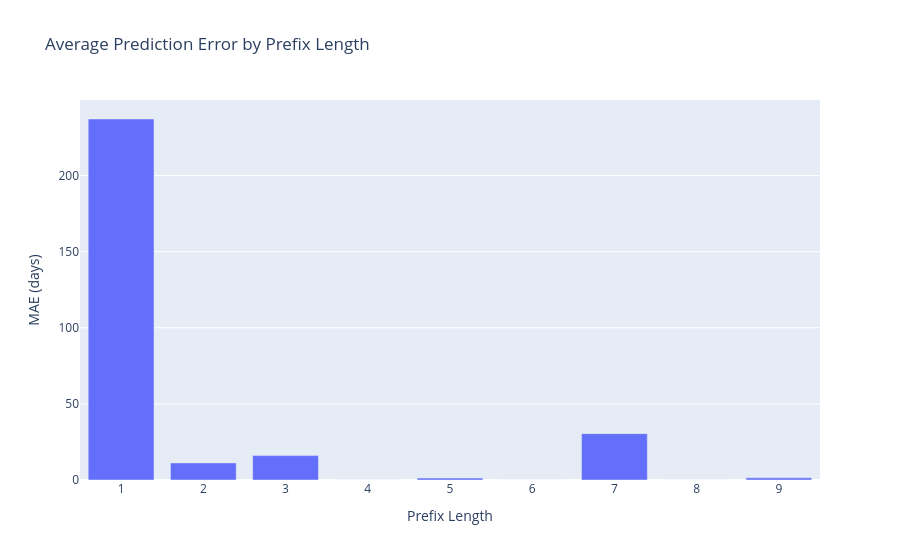

The notebook cell this image was saved under:
### Code cell
results_df = pd.DataFrame({
    'case_id': prefix_log_test['meta::case_id'].values,
    'prefix_length': prefix_log_test['meta::prefix_length'].values,
    'actual': y_test.values,
    'predicted': y_pred_numeric,
    'error': abs(y_test.values - y_pred_numeric)
})

mae_by_prefix = results_df.groupby('prefix_length').apply(
    lambda g: mean_absolute_error(g['actual'], g['predicted'])
).reset_index()
mae_by_prefix.columns = ['Prefix Length', 'MAE (days)']

fig = px.bar(
    mae_by_prefix,
    x='Prefix Length',
    y='MAE (days)',
    title='Average Prediction Error by Prefix Length'
)
fig.show()

### Figure 1 — Plotly figure (JSON) as saved in the notebook; plotly's stock layout.template omitted (floating-point values rounded to 4 significant figures)
{"data": [{"hovertemplate": "Prefix Length=%{x}<br>MAE (days)=%{y}<extra></extra>", "legendgroup": "", "marker": {"color": "#636efa", "pattern": {"shape": ""}}, "name": "", "orientation": "v", "showlegend": false, "textposition": "auto", "type": "bar", "x": [1, 2, 3, 4, 5, 6, 7, 8, 9], "xaxis": "x", "y": [237.1, 11.23, 16.01, 0.004526, 1.248, 0.0, 30.46, 0.0, 1.41], "yaxis": "y"}], "layout": {"barmode": "relative", "legend": {"tracegroupgap": 0}, "title": {"text": "Average Prediction Error by Prefix Length"}, "xaxis": {"anchor": "y", "domain": [0, 1], "title": {"text": "Prefix Length"}}, "yaxis": {"anchor": "x", "domain": [0, 1], "title": {"text": "MAE (days)"}}}}
